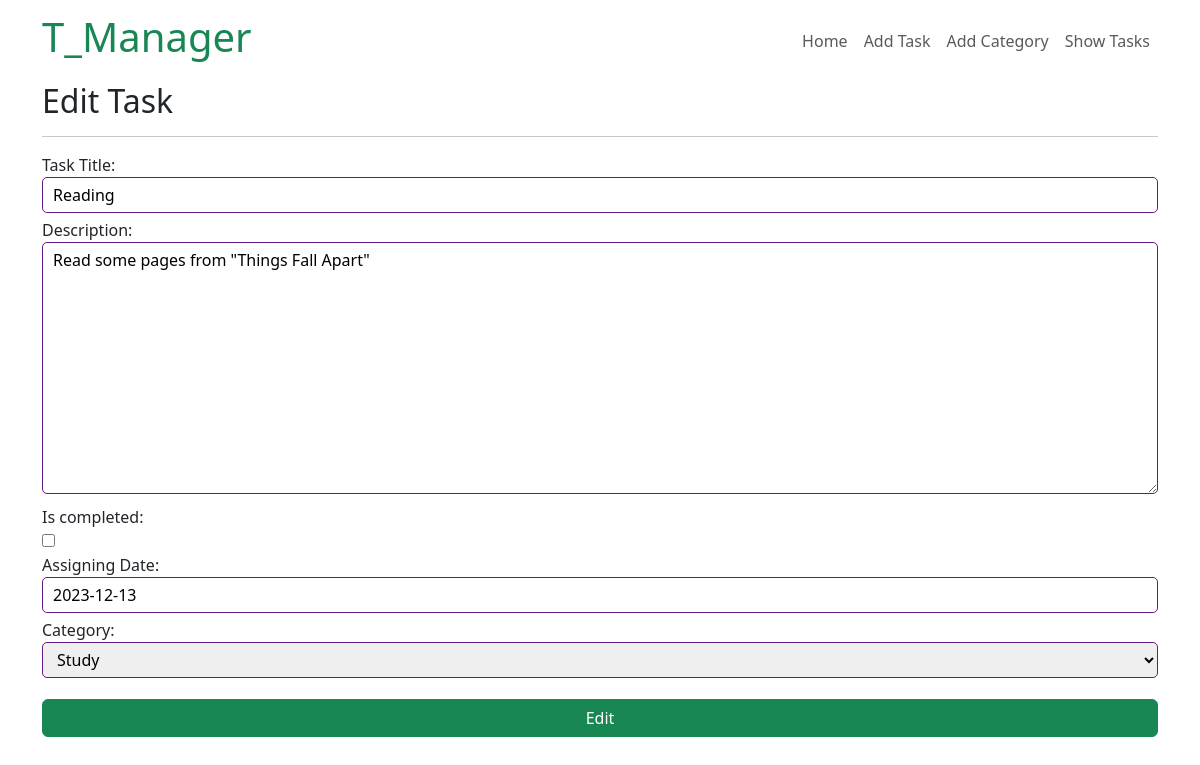
The app's page /task/edit/5 with its own data.
### Task/models.py (models this page shows, shortened)
class TaskModel(models.Model):
    taskTitle = models.CharField(max_length=50, verbose_name='Task Title')
    taskDescription = models.TextField(verbose_name='Description')
    is_completed = models.BooleanField(default=False)
    TaskAssignDate = models.DateField(default=date.today, verbose_name='Assigning Date')
    category = models.ForeignKey(Category, on_delete=models.CASCADE)

### Task/views.py (the view)
# urls.py: path('edit/<int:id>', edit_task, name='edit-task'),
def edit_task(request, id):
    task = TaskModel.objects.get(pk=id)
    if request.method == 'POST':
        form = Task_Form(request.POST, instance=task)
        if form.is_valid():
            form.save()
            return redirect('taskmenu')
    else:
        form = Task_Form(instance=task)
    return render(request, 'task/edit-task.html', {'form': form})

### Task/forms.py
class Task_Form(forms.ModelForm):
    class Meta:
        model = TaskModel
        fields = '__all__'

### Category/models.py (called while the page is built)
    def __str__(self):
        return self.categoryName

### Task/templates/task/edit-task.html (shortened to what this page needs)
{% extends 'base.html' %}
{% block contents %}
<h2>Edit Task</h2>
<hr>
<form method="POST">
    {{form}}
    <button class="btn btn-success mt-3 w-100">Edit</button>
</form>
{% endblock %}

### templates/base.html (style rules this page uses)
label { display: block; }
input[type='text'], input[type='date'], input[type='number'], input[type='email'], textarea, select { width: 100%; border-radius: 5px; padding: 5px 10px; border: 1px solid rgb(97, 26, 133); margin-bottom: 5px; }

### records on screen
TaskModel: taskTitle "Reading", taskDescription "Read some pages from \"Things Fall Apart\"", TaskAssignDate "2023-12-13", category "Study"
